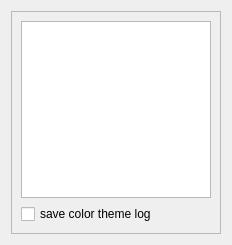
<?xml version="1.0" encoding="UTF-8"?>
<ui version="4.0">
 <class>themeList</class>
 <widget class="QWidget" name="themeList">
  <property name="geometry">
   <rect>
    <x>0</x>
    <y>0</y>
    <width>232</width>
    <height>245</height>
   </rect>
  </property>
  <property name="windowTitle">
   <string>Form</string>
  </property>
  <layout class="QVBoxLayout" name="verticalLayout_2">
   <item>
    <widget class="QFrame" name="dlg_frame">
     <property name="frameShape">
      <enum>QFrame::StyledPanel</enum>
     </property>
     <property name="frameShadow">
      <enum>QFrame::Raised</enum>
     </property>
     <layout class="QVBoxLayout" name="verticalLayout">
      <item>
       <widget class="QListWidget" name="theme_list">
        <property name="sizePolicy">
         <sizepolicy hsizetype="Preferred" vsizetype="Preferred">
          <horstretch>0</horstretch>
          <verstretch>0</verstretch>
         </sizepolicy>
        </property>
       </widget>
      </item>
      <item>
       <widget class="QCheckBox" name="log_theme">
        <property name="text">
         <string>save color theme log</string>
        </property>
       </widget>
      </item>
     </layout>
    </widget>
   </item>
  </layout>
 </widget>
 <resources/>
 <connections/>
</ui>
